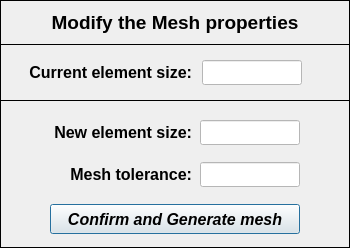
<?xml version="1.0" encoding="UTF-8"?>
<ui version="4.0">
 <class>Dialog</class>
 <widget class="QDialog" name="Dialog">
  <property name="geometry">
   <rect>
    <x>0</x>
    <y>0</y>
    <width>350</width>
    <height>248</height>
   </rect>
  </property>
  <property name="minimumSize">
   <size>
    <width>350</width>
    <height>248</height>
   </size>
  </property>
  <property name="maximumSize">
   <size>
    <width>350</width>
    <height>248</height>
   </size>
  </property>
  <property name="windowTitle">
   <string>Set Mesh Properties</string>
  </property>
  <widget class="QFrame" name="frame">
   <property name="geometry">
    <rect>
     <x>0</x>
     <y>0</y>
     <width>350</width>
     <height>248</height>
    </rect>
   </property>
   <property name="minimumSize">
    <size>
     <width>350</width>
     <height>248</height>
    </size>
   </property>
   <property name="maximumSize">
    <size>
     <width>350</width>
     <height>248</height>
    </size>
   </property>
   <property name="frameShape">
    <enum>QFrame::Box</enum>
   </property>
   <property name="frameShadow">
    <enum>QFrame::Plain</enum>
   </property>
   <property name="lineWidth">
    <number>1</number>
   </property>
   <widget class="QLabel" name="label">
    <property name="geometry">
     <rect>
      <x>0</x>
      <y>0</y>
      <width>350</width>
      <height>45</height>
     </rect>
    </property>
    <property name="minimumSize">
     <size>
      <width>350</width>
      <height>0</height>
     </size>
    </property>
    <property name="maximumSize">
     <size>
      <width>350</width>
      <height>16777215</height>
     </size>
    </property>
    <property name="font">
     <font>
      <family>Arial</family>
      <pointsize>14</pointsize>
      <weight>75</weight>
      <italic>false</italic>
      <bold>true</bold>
     </font>
    </property>
    <property name="frameShape">
     <enum>QFrame::Box</enum>
    </property>
    <property name="text">
     <string>&lt;html&gt;&lt;head/&gt;&lt;body&gt;&lt;p align=&quot;center&quot;&gt;Modify the Mesh properties&lt;/p&gt;&lt;/body&gt;&lt;/html&gt;</string>
    </property>
    <property name="alignment">
     <set>Qt::AlignCenter</set>
    </property>
   </widget>
   <widget class="QFrame" name="frame_2">
    <property name="geometry">
     <rect>
      <x>0</x>
      <y>44</y>
      <width>350</width>
      <height>57</height>
     </rect>
    </property>
    <property name="minimumSize">
     <size>
      <width>350</width>
      <height>0</height>
     </size>
    </property>
    <property name="maximumSize">
     <size>
      <width>350</width>
      <height>16777215</height>
     </size>
    </property>
    <property name="frameShape">
     <enum>QFrame::Box</enum>
    </property>
    <property name="frameShadow">
     <enum>QFrame::Plain</enum>
    </property>
    <widget class="QLineEdit" name="lineEdit_current_element_size">
     <property name="enabled">
      <bool>false</bool>
     </property>
     <property name="geometry">
      <rect>
       <x>202</x>
       <y>16</y>
       <width>100</width>
       <height>25</height>
      </rect>
     </property>
     <property name="minimumSize">
      <size>
       <width>100</width>
       <height>25</height>
      </size>
     </property>
     <property name="maximumSize">
      <size>
       <width>100</width>
       <height>25</height>
      </size>
     </property>
     <property name="font">
      <font>
       <family>Arial</family>
       <pointsize>11</pointsize>
       <weight>75</weight>
       <italic>true</italic>
       <bold>true</bold>
      </font>
     </property>
     <property name="styleSheet">
      <string notr="true">background-color: rgb(255, 255, 255);
color: rgb(255, 0, 0);</string>
     </property>
     <property name="alignment">
      <set>Qt::AlignCenter</set>
     </property>
    </widget>
    <widget class="QLabel" name="label_current_element_size">
     <property name="geometry">
      <rect>
       <x>12</x>
       <y>16</y>
       <width>180</width>
       <height>25</height>
      </rect>
     </property>
     <property name="minimumSize">
      <size>
       <width>180</width>
       <height>25</height>
      </size>
     </property>
     <property name="maximumSize">
      <size>
       <width>180</width>
       <height>25</height>
      </size>
     </property>
     <property name="font">
      <font>
       <family>Arial</family>
       <pointsize>12</pointsize>
       <weight>75</weight>
       <italic>false</italic>
       <bold>true</bold>
      </font>
     </property>
     <property name="text">
      <string>&lt;html&gt;&lt;head/&gt;&lt;body&gt;&lt;p align=&quot;right&quot;&gt;Current element size:&lt;/p&gt;&lt;/body&gt;&lt;/html&gt;</string>
     </property>
     <property name="alignment">
      <set>Qt::AlignRight|Qt::AlignTrailing|Qt::AlignVCenter</set>
     </property>
    </widget>
   </widget>
   <widget class="QLineEdit" name="lineEdit_new_element_size">
    <property name="enabled">
     <bool>false</bool>
    </property>
    <property name="geometry">
     <rect>
      <x>200</x>
      <y>120</y>
      <width>100</width>
      <height>25</height>
     </rect>
    </property>
    <property name="minimumSize">
     <size>
      <width>100</width>
      <height>25</height>
     </size>
    </property>
    <property name="maximumSize">
     <size>
      <width>100</width>
      <height>25</height>
     </size>
    </property>
    <property name="font">
     <font>
      <family>Arial</family>
      <pointsize>11</pointsize>
      <weight>75</weight>
      <italic>true</italic>
      <bold>true</bold>
     </font>
    </property>
    <property name="styleSheet">
     <string notr="true">background-color: rgb(255, 255, 255);
color: rgb(0, 0, 255);</string>
    </property>
    <property name="alignment">
     <set>Qt::AlignCenter</set>
    </property>
   </widget>
   <widget class="QLabel" name="label_geometry_tolerance">
    <property name="geometry">
     <rect>
      <x>42</x>
      <y>162</y>
      <width>150</width>
      <height>25</height>
     </rect>
    </property>
    <property name="minimumSize">
     <size>
      <width>150</width>
      <height>25</height>
     </size>
    </property>
    <property name="maximumSize">
     <size>
      <width>150</width>
      <height>25</height>
     </size>
    </property>
    <property name="font">
     <font>
      <family>Arial</family>
      <pointsize>12</pointsize>
      <weight>75</weight>
      <italic>false</italic>
      <bold>true</bold>
     </font>
    </property>
    <property name="text">
     <string>&lt;html&gt;&lt;head/&gt;&lt;body&gt;&lt;p align=&quot;right&quot;&gt;Mesh tolerance:&lt;/p&gt;&lt;/body&gt;&lt;/html&gt;</string>
    </property>
    <property name="alignment">
     <set>Qt::AlignRight|Qt::AlignTrailing|Qt::AlignVCenter</set>
    </property>
   </widget>
   <widget class="QPushButton" name="pushButton_confirm_and_generate_mesh">
    <property name="geometry">
     <rect>
      <x>50</x>
      <y>204</y>
      <width>250</width>
      <height>30</height>
     </rect>
    </property>
    <property name="minimumSize">
     <size>
      <width>250</width>
      <height>30</height>
     </size>
    </property>
    <property name="maximumSize">
     <size>
      <width>250</width>
      <height>30</height>
     </size>
    </property>
    <property name="font">
     <font>
      <family>Arial</family>
      <pointsize>12</pointsize>
      <weight>75</weight>
      <italic>true</italic>
      <bold>true</bold>
     </font>
    </property>
    <property name="text">
     <string>Confirm and Generate mesh</string>
    </property>
   </widget>
   <widget class="QLabel" name="label_new_element_size">
    <property name="geometry">
     <rect>
      <x>42</x>
      <y>120</y>
      <width>150</width>
      <height>25</height>
     </rect>
    </property>
    <property name="minimumSize">
     <size>
      <width>150</width>
      <height>25</height>
     </size>
    </property>
    <property name="maximumSize">
     <size>
      <width>150</width>
      <height>25</height>
     </size>
    </property>
    <property name="font">
     <font>
      <family>Arial</family>
      <pointsize>12</pointsize>
      <weight>75</weight>
      <italic>false</italic>
      <bold>true</bold>
     </font>
    </property>
    <property name="text">
     <string>&lt;html&gt;&lt;head/&gt;&lt;body&gt;&lt;p align=&quot;right&quot;&gt;New element size:&lt;/p&gt;&lt;/body&gt;&lt;/html&gt;</string>
    </property>
    <property name="alignment">
     <set>Qt::AlignRight|Qt::AlignTrailing|Qt::AlignVCenter</set>
    </property>
   </widget>
   <widget class="QLineEdit" name="lineEdit_geometry_tolerance">
    <property name="enabled">
     <bool>false</bool>
    </property>
    <property name="geometry">
     <rect>
      <x>200</x>
      <y>162</y>
      <width>100</width>
      <height>25</height>
     </rect>
    </property>
    <property name="minimumSize">
     <size>
      <width>100</width>
      <height>25</height>
     </size>
    </property>
    <property name="maximumSize">
     <size>
      <width>100</width>
      <height>25</height>
     </size>
    </property>
    <property name="font">
     <font>
      <family>Arial</family>
      <pointsize>11</pointsize>
      <weight>75</weight>
      <italic>true</italic>
      <bold>true</bold>
     </font>
    </property>
    <property name="styleSheet">
     <string notr="true">background-color: rgb(255, 255, 255);
color: rgb(0, 0, 255);</string>
    </property>
    <property name="alignment">
     <set>Qt::AlignCenter</set>
    </property>
   </widget>
  </widget>
 </widget>
 <resources/>
 <connections/>
</ui>
